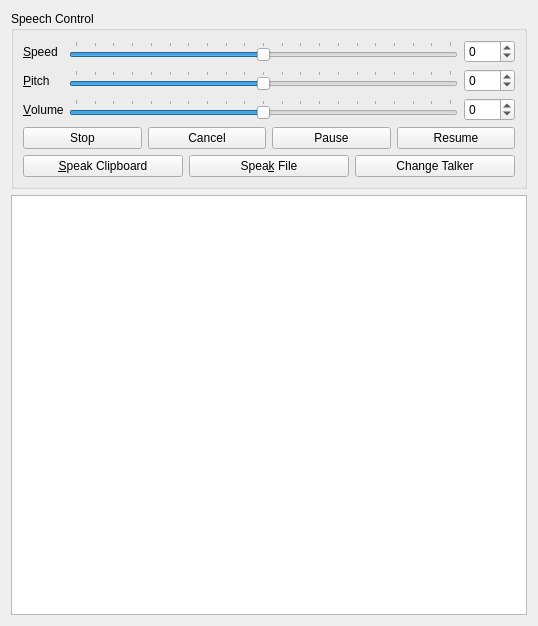
<?xml version="1.0" encoding="UTF-8"?>
<ui version="4.0">
 <class>kttsjobmgr</class>
 <widget class="QWidget" name="kttsjobmgr">
  <property name="geometry">
   <rect>
    <x>0</x>
    <y>0</y>
    <width>538</width>
    <height>626</height>
   </rect>
  </property>
  <property name="windowTitle">
   <string>Jobs</string>
  </property>
  <layout class="QVBoxLayout" name="verticalLayout">
   <item>
    <widget class="QGroupBox" name="groupBox_2">
     <property name="title">
      <string>Speech Control</string>
     </property>
     <layout class="QGridLayout" name="gridLayout_3">
      <item row="0" column="0">
       <widget class="QLabel" name="label_3">
        <property name="text">
         <string>&amp;Speed</string>
        </property>
        <property name="buddy">
         <cstring>speedSlider</cstring>
        </property>
       </widget>
      </item>
      <item row="0" column="1">
       <widget class="QSlider" name="speedSlider">
        <property name="minimum">
         <number>-100</number>
        </property>
        <property name="maximum">
         <number>100</number>
        </property>
        <property name="singleStep">
         <number>10</number>
        </property>
        <property name="pageStep">
         <number>20</number>
        </property>
        <property name="orientation">
         <enum>Qt::Horizontal</enum>
        </property>
        <property name="tickPosition">
         <enum>QSlider::TicksAbove</enum>
        </property>
       </widget>
      </item>
      <item row="1" column="0">
       <widget class="QLabel" name="label_4">
        <property name="text">
         <string>&amp;Pitch</string>
        </property>
        <property name="buddy">
         <cstring>pitchSlider</cstring>
        </property>
       </widget>
      </item>
      <item row="1" column="1">
       <widget class="QSlider" name="pitchSlider">
        <property name="minimum">
         <number>-100</number>
        </property>
        <property name="maximum">
         <number>100</number>
        </property>
        <property name="singleStep">
         <number>10</number>
        </property>
        <property name="pageStep">
         <number>20</number>
        </property>
        <property name="orientation">
         <enum>Qt::Horizontal</enum>
        </property>
        <property name="tickPosition">
         <enum>QSlider::TicksAbove</enum>
        </property>
       </widget>
      </item>
      <item row="2" column="0">
       <widget class="QLabel" name="label_5">
        <property name="text">
         <string>&amp;Volume</string>
        </property>
        <property name="buddy">
         <cstring>volumeSlider</cstring>
        </property>
       </widget>
      </item>
      <item row="2" column="1">
       <widget class="QSlider" name="volumeSlider">
        <property name="minimum">
         <number>-100</number>
        </property>
        <property name="maximum">
         <number>100</number>
        </property>
        <property name="singleStep">
         <number>10</number>
        </property>
        <property name="pageStep">
         <number>20</number>
        </property>
        <property name="orientation">
         <enum>Qt::Horizontal</enum>
        </property>
        <property name="tickPosition">
         <enum>QSlider::TicksAbove</enum>
        </property>
       </widget>
      </item>
      <item row="3" column="0" colspan="3">
       <layout class="QHBoxLayout" name="horizontalLayout_4">
        <item>
         <widget class="KPushButton" name="stopButton">
          <property name="enabled">
           <bool>true</bool>
          </property>
          <property name="text">
           <string>Stop</string>
          </property>
         </widget>
        </item>
        <item>
         <widget class="KPushButton" name="cancelButton">
          <property name="enabled">
           <bool>true</bool>
          </property>
          <property name="whatsThis">
           <string>&lt;p&gt;Deletes the job.  If it is currently speaking, it stops speaking.  The next speakable job in the list begins speaking.&lt;/p&gt;</string>
          </property>
          <property name="text">
           <string>Cancel</string>
          </property>
         </widget>
        </item>
        <item>
         <widget class="KPushButton" name="pauseButton">
          <property name="enabled">
           <bool>true</bool>
          </property>
          <property name="whatsThis">
           <string>&lt;p&gt;Changes a job to Paused state.  If currently speaking, the job stops speaking. Paused jobs prevent jobs that follow them from speaking, so either click &lt;b&gt;Resume&lt;/b&gt; to make the job speakable, or click &lt;b&gt;Later&lt;/b&gt; to move it down in the list.&lt;/p&gt;</string>
          </property>
          <property name="text">
           <string>Pause</string>
          </property>
         </widget>
        </item>
        <item>
         <widget class="KPushButton" name="resumeButton">
          <property name="enabled">
           <bool>true</bool>
          </property>
          <property name="whatsThis">
           <string>&lt;p&gt;Resumes a paused job or changes a Queued job to Waiting.  If the job is the top speakable job in the list, it begins speaking.&lt;/p&gt;</string>
          </property>
          <property name="text">
           <string>Resume</string>
          </property>
         </widget>
        </item>
       </layout>
      </item>
      <item row="4" column="0" colspan="3">
       <layout class="QHBoxLayout" name="horizontalLayout_3">
        <item>
         <widget class="KPushButton" name="speak_clipboard">
          <property name="whatsThis">
           <string>&lt;p&gt;Queues the current contents of the clipboard for speaking and sets its state to Waiting.  If the job is the topmost in the list, it begins speaking.  The job will be spoken by the topmost Talker in the &lt;b&gt;Talkers&lt;/b&gt; tab.&lt;/p&gt;</string>
          </property>
          <property name="text">
           <string>&amp;Speak Clipboard</string>
          </property>
         </widget>
        </item>
        <item>
         <widget class="KPushButton" name="speak_file">
          <property name="whatsThis">
           <string>&lt;p&gt;Prompts you for a file name and queues the contents of the file for speaking.  You must click the &lt;b&gt;Resume&lt;/b&gt; button before the job will be speakable.  The job will be spoken by the topmost Talker in the &lt;b&gt;Talkers&lt;/b&gt; tab.&lt;/p&gt;</string>
          </property>
          <property name="text">
           <string>Spea&amp;k File</string>
          </property>
         </widget>
        </item>
        <item>
         <widget class="KPushButton" name="job_changetalker">
          <property name="whatsThis">
           <string>&lt;p&gt;Prompts you with a list of your configured Talkers from the &lt;b&gt;Talkers&lt;/b&gt; tab.  The job will be spoken using the selected Talker.&lt;/p&gt;</string>
          </property>
          <property name="text">
           <string>Change Talker</string>
          </property>
         </widget>
        </item>
       </layout>
      </item>
      <item row="0" column="2">
       <widget class="KIntSpinBox" name="speedSpinbox">
        <property name="minimum">
         <number>-100</number>
        </property>
        <property name="maximum">
         <number>100</number>
        </property>
       </widget>
      </item>
      <item row="1" column="2">
       <widget class="KIntSpinBox" name="pitchSpinbox">
        <property name="minimum">
         <number>-100</number>
        </property>
        <property name="maximum">
         <number>100</number>
        </property>
       </widget>
      </item>
      <item row="2" column="2">
       <widget class="KIntSpinBox" name="volumeSpinbox">
        <property name="minimum">
         <number>-100</number>
        </property>
        <property name="maximum">
         <number>100</number>
        </property>
       </widget>
      </item>
     </layout>
    </widget>
   </item>
   <item>
    <widget class="QTableView" name="m_jobTableView">
     <property name="sizePolicy">
      <sizepolicy hsizetype="Expanding" vsizetype="Expanding">
       <horstretch>0</horstretch>
       <verstretch>1</verstretch>
      </sizepolicy>
     </property>
     <property name="selectionBehavior">
      <enum>QAbstractItemView::SelectRows</enum>
     </property>
     <attribute name="horizontalHeaderShowSortIndicator" stdset="0">
      <bool>true</bool>
     </attribute>
     <attribute name="horizontalHeaderStretchLastSection">
      <bool>true</bool>
     </attribute>
     <attribute name="verticalHeaderVisible">
      <bool>false</bool>
     </attribute>
     <attribute name="verticalHeaderDefaultSectionSize">
      <number>20</number>
     </attribute>
    </widget>
   </item>
  </layout>
 </widget>
 <customwidgets>
  <customwidget>
   <class>KIntSpinBox</class>
   <extends>QSpinBox</extends>
   <header>knuminput.h</header>
  </customwidget>
  <customwidget>
   <class>KPushButton</class>
   <extends>QPushButton</extends>
   <header>kpushbutton.h</header>
  </customwidget>
 </customwidgets>
 <resources/>
 <connections>
  <connection>
   <sender>pitchSlider</sender>
   <signal>valueChanged(int)</signal>
   <receiver>pitchSpinbox</receiver>
   <slot>setValue(int)</slot>
   <hints>
    <hint type="sourcelabel">
     <x>263</x>
     <y>84</y>
    </hint>
    <hint type="destinationlabel">
     <x>495</x>
     <y>84</y>
    </hint>
   </hints>
  </connection>
  <connection>
   <sender>pitchSpinbox</sender>
   <signal>valueChanged(int)</signal>
   <receiver>pitchSlider</receiver>
   <slot>setValue(int)</slot>
   <hints>
    <hint type="sourcelabel">
     <x>495</x>
     <y>84</y>
    </hint>
    <hint type="destinationlabel">
     <x>263</x>
     <y>84</y>
    </hint>
   </hints>
  </connection>
  <connection>
   <sender>speedSlider</sender>
   <signal>valueChanged(int)</signal>
   <receiver>speedSpinbox</receiver>
   <slot>setValue(int)</slot>
   <hints>
    <hint type="sourcelabel">
     <x>263</x>
     <y>52</y>
    </hint>
    <hint type="destinationlabel">
     <x>495</x>
     <y>52</y>
    </hint>
   </hints>
  </connection>
  <connection>
   <sender>speedSpinbox</sender>
   <signal>valueChanged(int)</signal>
   <receiver>speedSlider</receiver>
   <slot>setValue(int)</slot>
   <hints>
    <hint type="sourcelabel">
     <x>495</x>
     <y>52</y>
    </hint>
    <hint type="destinationlabel">
     <x>263</x>
     <y>52</y>
    </hint>
   </hints>
  </connection>
  <connection>
   <sender>volumeSlider</sender>
   <signal>valueChanged(int)</signal>
   <receiver>volumeSpinbox</receiver>
   <slot>setValue(int)</slot>
   <hints>
    <hint type="sourcelabel">
     <x>263</x>
     <y>116</y>
    </hint>
    <hint type="destinationlabel">
     <x>495</x>
     <y>116</y>
    </hint>
   </hints>
  </connection>
  <connection>
   <sender>volumeSpinbox</sender>
   <signal>valueChanged(int)</signal>
   <receiver>volumeSlider</receiver>
   <slot>setValue(int)</slot>
   <hints>
    <hint type="sourcelabel">
     <x>495</x>
     <y>116</y>
    </hint>
    <hint type="destinationlabel">
     <x>263</x>
     <y>116</y>
    </hint>
   </hints>
  </connection>
 </connections>
</ui>
